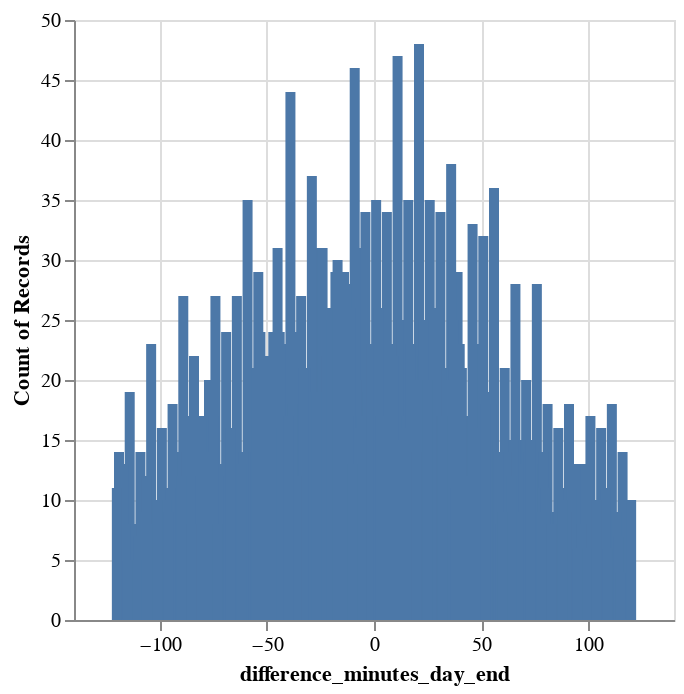

The code cell stored with this chart in its notebook:
### Code cell
import altair as alt
import pandas as pd

df = df[~pd.isnull(df['expected_end_case_datetime'])]
alt \
    .Chart(df[['difference_minutes_day_end', 'difference_minutes_day_start']]) \
    .mark_bar() \
    .encode(
        x=alt.X('difference_minutes_day_end'),
        y=alt.Y('count()'),
        tooltip='difference_minutes_day_end'
    ).interactive()

### Figure 1 — Vega-Lite specification as saved in the notebook (floating-point values rounded to 4 significant figures; data arrays with more than 128 entries replaced by an {"elided": "..."} marker saying what was removed)
{"config": {"view": {"continuousWidth": 300, "continuousHeight": 300}}, "data": {"name": "data-1f07913a833d3c563d1b30020fa519ec"}, "mark": {"type": "bar"}, "encoding": {"tooltip": {"field": "difference_minutes_day_end", "type": "quantitative"}, "x": {"field": "difference_minutes_day_end", "type": "quantitative"}, "y": {"aggregate": "count", "type": "quantitative"}}, "params": [{"name": "param_3", "select": {"type": "interval", "encodings": ["x", "y"]}, "bind": "scales"}], "$schema": "https://vega.github.io/schema/vega-lite/v5.20.1.json", "datasets": {"data-1f07913a833d3c563d1b30020fa519ec": {"elided": "4131 records"}}}
